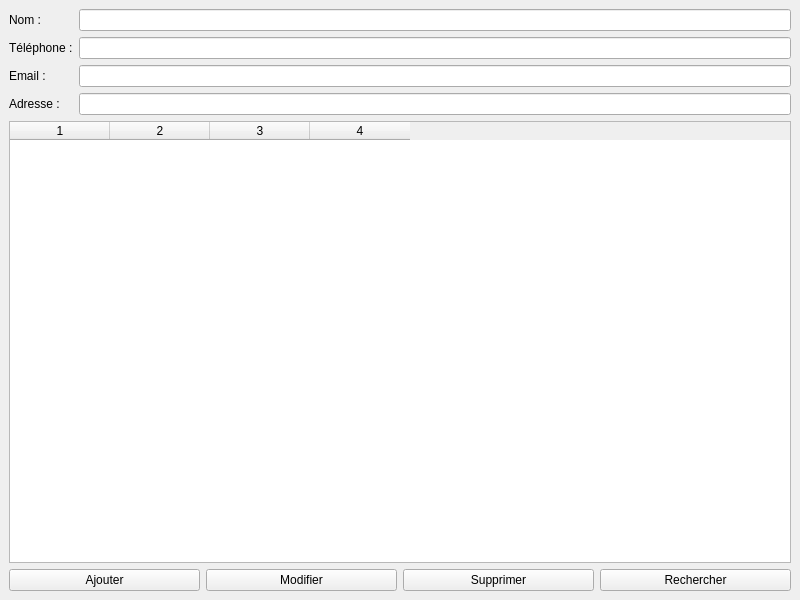
<?xml version="1.0" encoding="UTF-8"?>
<ui version="4.0">
 <class>MainWindow</class>
 <widget class="QMainWindow" name="MainWindow">
  <property name="geometry">
   <rect>
    <x>100</x>
    <y>100</y>
    <width>800</width>
    <height>600</height>
   </rect>
  </property>
  <property name="windowTitle">
   <string>Gestion de Contacts</string>
  </property>
  <widget class="QWidget" name="centralwidget">
   <layout class="QVBoxLayout" name="verticalLayout">
    <item>
     <layout class="QGridLayout" name="gridLayout">
      <item row="0" column="0">
       <widget class="QLabel" name="nomLabel">
        <property name="text">
         <string>Nom :</string>
        </property>
       </widget>
      </item>
      <item row="0" column="1">
       <widget class="QLineEdit" name="nomLineEdit"/>
      </item>
      <item row="1" column="0">
       <widget class="QLabel" name="telephoneLabel">
        <property name="text">
         <string>Téléphone :</string>
        </property>
       </widget>
      </item>
      <item row="1" column="1">
       <widget class="QLineEdit" name="telephoneLineEdit"/>
      </item>
      <item row="2" column="0">
       <widget class="QLabel" name="emailLabel">
        <property name="text">
         <string>Email :</string>
        </property>
       </widget>
      </item>
      <item row="2" column="1">
       <widget class="QLineEdit" name="emailLineEdit"/>
      </item>
      <item row="3" column="0">
       <widget class="QLabel" name="adresseLabel">
        <property name="text">
         <string>Adresse :</string>
        </property>
       </widget>
      </item>
      <item row="3" column="1">
       <widget class="QLineEdit" name="adresseLineEdit"/>
      </item>
     </layout>
    </item>
    <item>
     <widget class="QTableWidget" name="contactsTable">
      <property name="columnCount">
       <number>4</number>
      </property>
      <property name="horizontalHeaderLabels">
       <stringlist>
        <string>Nom</string>
        <string>Téléphone</string>
        <string>Email</string>
        <string>Adresse</string>
       </stringlist>
      </property>
     </widget>
    </item>
    <item>
     <layout class="QHBoxLayout" name="buttonLayout">
      <item>
       <widget class="QPushButton" name="ajouterButton">
        <property name="text">
         <string>Ajouter</string>
        </property>
       </widget>
      </item>
      <item>
       <widget class="QPushButton" name="modifierButton">
        <property name="text">
         <string>Modifier</string>
        </property>
       </widget>
      </item>
      <item>
       <widget class="QPushButton" name="supprimerButton">
        <property name="text">
         <string>Supprimer</string>
        </property>
       </widget>
      </item>
      <item>
       <widget class="QPushButton" name="rechercherButton">
        <property name="text">
         <string>Rechercher</string>
        </property>
       </widget>
      </item>
     </layout>
    </item>
   </layout>
  </widget>
 </widget>
 <resources/>
 <connections/>
</ui>
